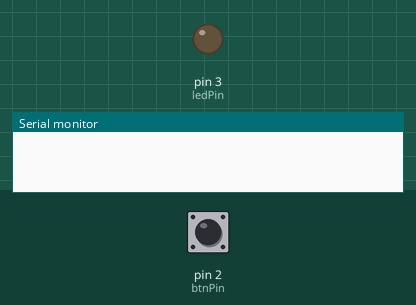
This sketch was run on a simulated Arduino Uno, built with avr-gcc and run on an emulated ATmega328P. On the bench: output pins drawn as LEDs (lit = HIGH), the last lines printed to the serial monitor. Inputs (shaded band) come from the test bench; at power-on: pin 2 (btnPin) HIGH.

Above: at 1.2 s.
1.3 s: pin 2 (btnPin) pulled LOW for 0.15 s
At 1.38 s:
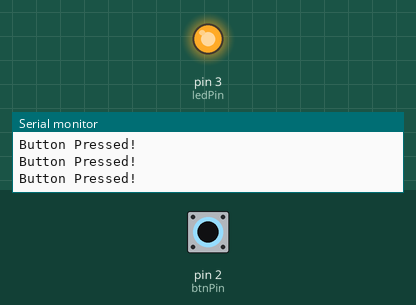
2.9 s: pin 2 (btnPin) pulled LOW for 3.2 s
At 7.1 s:
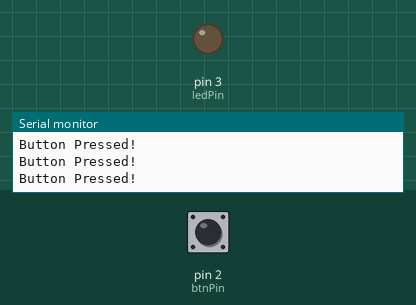
7.6 s: pin 2 (btnPin) driven LOW
At 8.2 s:
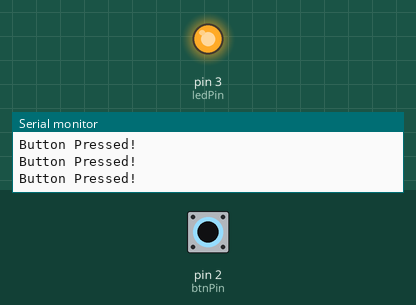
10.6 s: pin 2 (btnPin) driven HIGH
At 12.0 s:
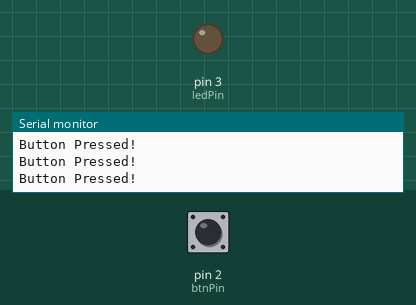
Timing chart, 0 to 13.1 s (numbered marks = the images above; inputs shaded):
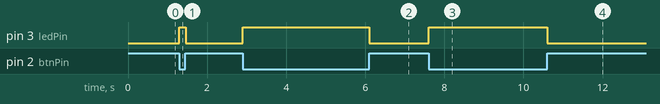

Measured:
- after the input at 1.3 s, pin 3 (ledPin): LOW → HIGH at once, → LOW 0.16 s later
- after the input at 2.9 s, pin 3 (ledPin): LOW → HIGH at once, → LOW 3.2 s later
- after the input at 7.6 s, pin 3 (ledPin): LOW → HIGH at once
- after the input at 10.6 s, pin 3 (ledPin): HIGH → LOW at once

The sketch:

Push_Button_Controlled_LED.ino
```cpp
int btnPin = 2;    // button
int ledPin = 3;   // LED
int btnState = 0;  // stores reading

void setup() {
    pinMode(ledPin, OUTPUT);
    pinMode(btnPin, INPUT_PULLUP);
    Serial.begin(9600);
}

void loop() {
    btnState = digitalRead(btnPin);

    if (btnState == LOW) {   // pressed!
        digitalWrite(ledPin, HIGH);
        Serial.println("Button Pressed!");
    }
    else {
        digitalWrite(ledPin, LOW);
    }
}
```
